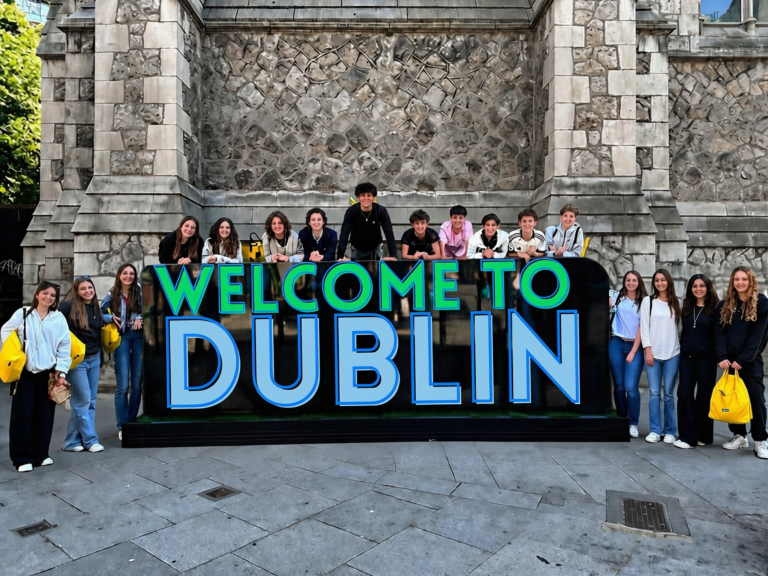
#> input picture src/assets/dublin-welcome-group.jpg, 1536 x 1152 px (shown at 1/2 size)
$ python -i make-og-cards.py   (imports and definitions only)
#> lines starting #> are read from the running program, lines starting #| are printed output that depends on the picture
#!/usr/bin/env python3
"""Share images (public/og/*.jpg) shown when a page is posted on Facebook,
WhatsApp, Viber etc. Run from anywhere:  python3 scripts/make-og-cards.py
Needs: pip install pillow fonttools brotli

House style: dark-green gradient left, photo right, eyebrow with an orange dot
before every item (all the same size), headline with orange highlights, logo +
"Immersion English". No URL on the card: the apps print the domain under it.
After changing a card, run the page through Facebook's Sharing Debugger and
click Scrape Again, or Facebook keeps the old image for days.
"""
import os, io
from PIL import Image, ImageDraw, ImageFont, ImageOps
from fontTools.ttLib import TTFont
ROOT=os.path.dirname(os.path.dirname(os.path.abspath(__file__)))
R=os.path.join(ROOT,'public')
def _font(name):
    f=TTFont(os.path.join(R,'fonts',name+'.woff2')); f.flavor=None
    b=io.BytesIO(); f.save(b); return b.getvalue()
# [1 line that did not run here, left out]
W,H=1200,630; BG=(20,32,26); ORANGE=(255,145,76); WHITE=(255,255,255)
H700=lambda s:ImageFont.truetype(io.BytesIO(_FONTS['montserrat-latin-700-normal']),s)
H600=lambda s:ImageFont.truetype(io.BytesIO(_FONTS['montserrat-latin-600-normal']),s)
BODY=lambda s:ImageFont.truetype(io.BytesIO(_FONTS['lato-latin-400-normal']),s)

def cover(path, scale=None, x0=None, y0=None):
#> call 2 of cover, with path = 'src/assets/dublin-welcome-group.jpg', scale = 0.782, x0 = 0, y0 = 170
#> in cover, im is the input picture: PIL image 1536x1152 RGB; mean R, G, B 102.5, 111.7, 112.6
#> in cover (call 2), `im=im.resize((round(im.width*s),round(im.height*s)),Image.LANCZOS)`:
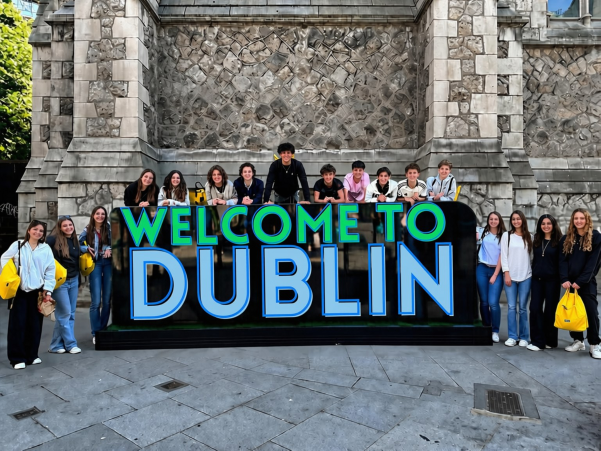
#> im: PIL image 1201x901 RGB (shown at 1/2 size); mean R, G, B 102.5, 111.7, 112.6
#> in cover (call 2), `return im.crop((x,y,x+W,y+H))`:
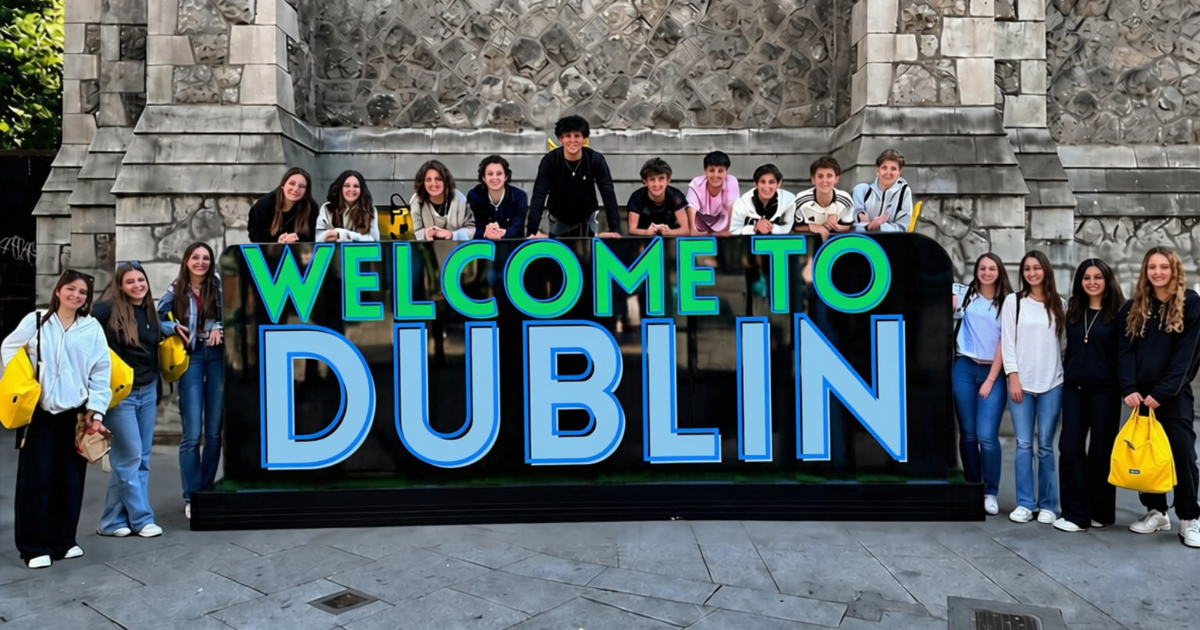
#> returned value: PIL image 1200x630 RGB; mean R, G, B 90, 101.8, 103.9
    im=ImageOps.exif_transpose(Image.open(path)).convert('RGB')
    s=scale or max(W/im.width,H/im.height)
    im=im.resize((round(im.width*s),round(im.height*s)),Image.LANCZOS)
    x=(im.width-W)//2 if x0 is None else x0; y=(im.height-H)//2 if y0 is None else y0
    return im.crop((x,y,x+W,y+H))

def shade(img, left=235, right=60, start=0.25, end=0.8):
#> called with left = 235, right = 35, start = 0.25, end = 0.8
    over=Image.new('RGBA',(W,H)); d=ImageDraw.Draw(over)
#> after `over = Image.new('RGBA', (W, H))`: over: PIL image 1200x630 RGBA; every value is 0
    for x in range(W):
        t=x/W
        a=left if t<start else right if t>end else int(left-(t-start)/(end-start)*(left-right))
        d.line([(x,0),(x,H)],fill=BG+(a,))
    return Image.alpha_composite(img.convert('RGBA'),over).convert('RGB')
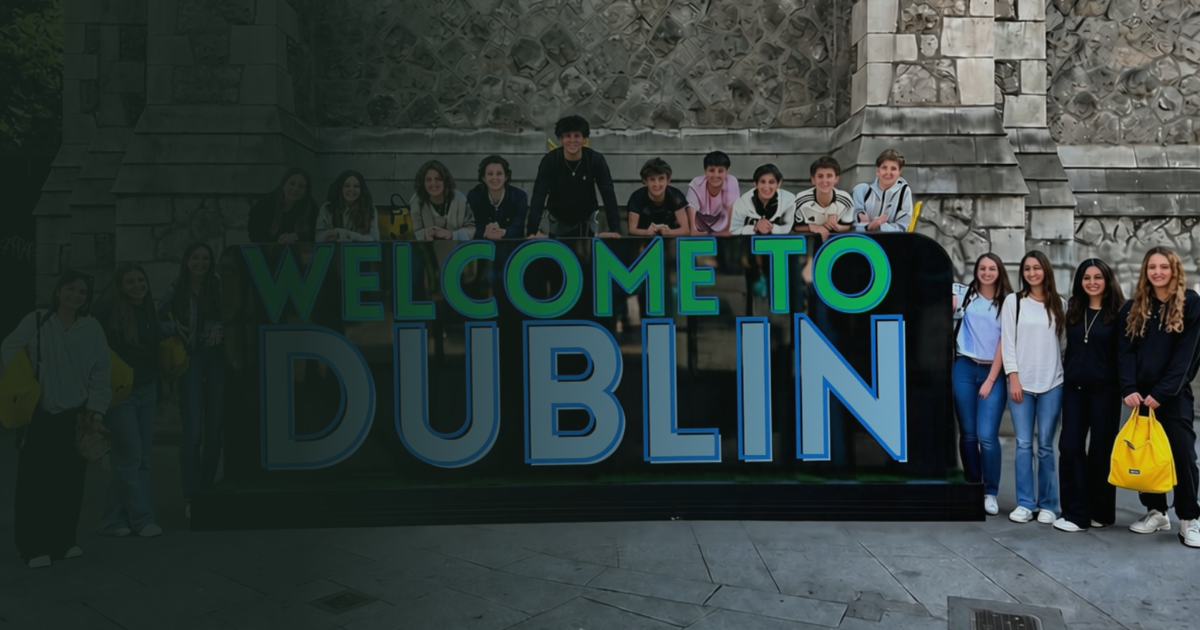
#> returned value: PIL image 1200x630 RGB; mean R, G, B 52.6, 63.8, 61.7

# [38 lines left out: functions text, lenny, not called in this run]

# Homepage
# [1 line that did not run here, left out]
# [7 lines not run here, left out]

# Dublin
img=shade(cover(os.path.join(ROOT,'src/assets/dublin-welcome-group.jpg'),scale=0.782,x0=0,y0=170),left=235,right=35,start=0.25,end=0.8)
# [2 lines not run here, left out]


# [4 lines left out: function photo_card, not called in this run]

W_=WHITE; O_=ORANGE
# [14 lines not run here, left out]

>>> result = cover('../src/assets/dublin-welcome-group.jpg')
#> call 3 of cover, with path = '../src/assets/dublin-welcome-group.jpg'
#> in cover (call 3), `im=im.resize((round(im.width*s),round(im.height*s)),Image.LANCZOS)`:
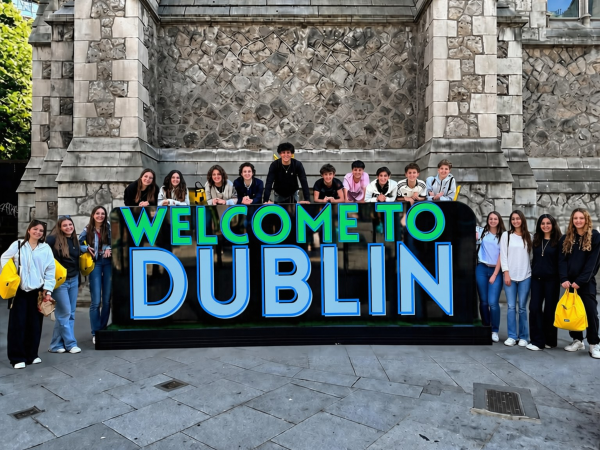
#> im: PIL image 1200x900 RGB (shown at 1/2 size); mean R, G, B 102.5, 111.7, 112.6
#> in cover (call 3), `return im.crop((x,y,x+W,y+H))`:
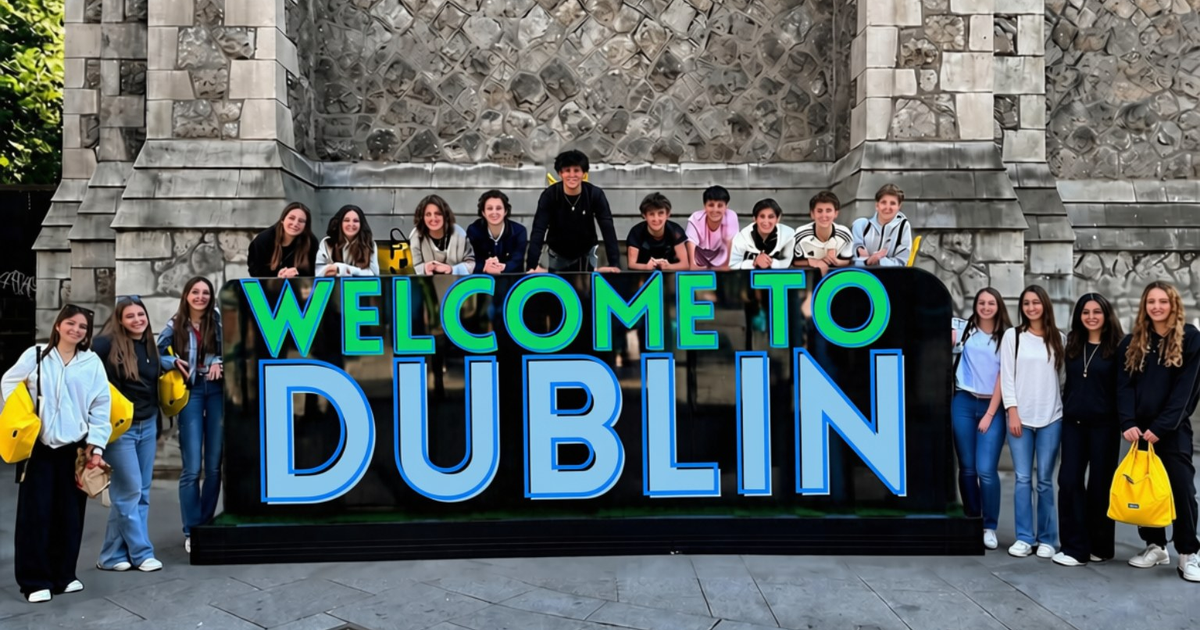
#> returned value: PIL image 1200x630 RGB; mean R, G, B 91.2, 102.1, 102.9
